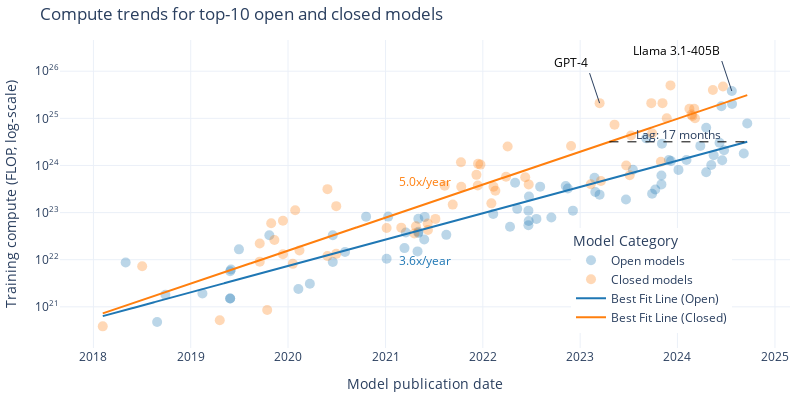

Source (notebook cell):
### Markdown cell above
## Plot predictions

### Code cell
# Graph of the different model fits using plotly

model = 'simple'  # ['simple', 'kinked']
colors = {'open': '#1f77b4', 'closed': '#ff7f0e'}  # Using default plotly colors

# Parameters for the simple model
kink_count = 0
allow_discontinuities = False
same_intercepts = (False,)
same_slopes = (False,)

def plot_model(df, model_type, kink_count=1, allow_discontinuities=False):
    if model_type == 'simple':
        fit_result = fit_n_phase_exponential(df, 0, same_intercepts, same_slopes)
    else:
        fit_result = fit_n_phase_exponential(df, kink_count, allow_discontinuities, same_intercepts, same_slopes)

    df_open = df[df['category'] == 'Open']
    df_closed = df[df['category'] == 'Closed']

    fig = go.Figure()

    # Plot the original data points
    fig.add_trace(go.Scatter(
        x=df_open['date'], y=df_open['log_flop'],
        mode='markers', name='Open models', text=df_open['System'],
        marker=dict(color=colors['open'], opacity=0.3, size=10)
    ))
    fig.add_trace(go.Scatter(
        x=df_closed['date'], y=df_closed['log_flop'],
        mode='markers', name='Closed models', text=df_closed['System'],
        marker=dict(color=colors['closed'], opacity=0.3, size=10)
    ))

    # Plot the fit lines
    date_grid = pd.date_range(start=df['date'].min(), end=df['date'].max(), freq='D')
    log_flop_open = fit_result.predict(pd.Series(date_grid), pd.Series(['Open'] * len(date_grid)))
    log_flop_closed = fit_result.predict(pd.Series(date_grid), pd.Series(['Closed'] * len(date_grid)))
    
    fig.add_trace(go.Scatter(
        x=date_grid, y=log_flop_open,
        mode='lines', name='Best Fit Line (Open)',
        line=dict(color=colors['open'])
    ))
    fig.add_trace(go.Scatter(
        x=date_grid, y=log_flop_closed,
        mode='lines', name='Best Fit Line (Closed)',
        line=dict(color=colors['closed'])
    ))

    # Add slope labels
    points = [df['date'].min()] + fit_result.break_points_dt + [df['date'].max()]
    for i in range(len(points) - 1):
        for category in ['open', 'closed']:
            mid = points[i] + (points[i+1] - points[i]) / 2
            y = fit_result.predict(pd.Series([mid]), pd.Series([category]))[0]
            fig.add_annotation(
                x=mid, y=y + 1.2 * (0.4 if category == 'closed' else -1),
                text=f'{10**fit_result.oom_year_slopes[category][i]:0.1f}x/year',
                showarrow=False,
                font=dict(size=12, color=colors[category])
            )

    # Plot horizontal line segment showing the lead time
    lag_months = calculate_lag(df, fit_result) * 12  # Convert years to months
    end_date = df['date'].max()
    start_date = end_date - pd.DateOffset(days=int(lag_months * 30.4375))  # Approximate months to days conversion
    y_value = fit_result.predict(pd.Series([end_date]), pd.Series(['Open']))[0]
    fig.add_shape(
        type="line",
        x0=start_date, y0=y_value, x1=end_date, y1=y_value,
        line=dict(color="black", width=1, dash="dash")
    )
    fig.add_annotation(
        x=(start_date + (end_date - start_date) * 0.5), y=y_value + 0.15,
        text=f'Lag: {lag_months:.0f} months',
        showarrow=False,
    )

    # Annotate some key models with text
    
    key_models = ['GPT-4'] if (exclude_big_llama or exclude_all_llamas) else ['GPT-4', 'Llama 3.1-405B']
    for model_name in key_models:
        model_row = df_filtered[df_filtered['System'] == model_name]
        fig.add_annotation(
            x=model_row['date'].iloc[0], y=model_row['log_flop'].iloc[0],
            text=model_name,
            showarrow=True,
            font=dict(size=12, color='black'),
            xanchor='right', yanchor='bottom'
        )

    # Update layout
    fig.update_layout(
        template='plotly_white',
        width=800,
        height=400,
        title=f'Compute trends for top-{top_n} open and closed models',
        xaxis_title='Model publication date',
        yaxis_title='Training compute (FLOP, log-scale)',
        legend_title='Model Category',
        legend=dict(
            x=0.7,
            y=0.05
        ),
        margin=dict(l=10, r=10, t=40, b=10),
        xaxis=dict(
            tickformat='%Y',
            dtick='M12',
        ),
        yaxis=dict(
            tickmode='array',
            tickvals=list(range(int(df['log_flop'].min()), int(df['log_flop'].max())+2)),
            ticktext=[f'10<sup>{i}</sup>' for i in range(int(df['log_flop'].min()), int(df['log_flop'].max())+2)]
        )
    )
    footnote = None
    if exclude_all_llamas:
        footnote = '*All Llama models excluded'
    elif exclude_big_llama:
        footnote = '*Llama 3.1 405B excluded'

    if footnote:
        fig.add_annotation(
            showarrow=False,
            text=footnote,
            font=dict(size=10), 
            xref="paper",
            x=0,
            yref="paper",
            y=-0.1,
            xanchor="left",
            yanchor="top",
        )

    fname = f'compute_regression_{model_selection}_frontier={frontier_selection}_top{top_n}_cutoff={cutoff_date}_{model_type}_kinks={kink_count}'
    save_plot(fig, results_dir, fname)

    fig.show()

plot_model(df_filtered, model, kink_count)

### Figure 1 — Plotly figure (JSON) as saved in the notebook; plotly's stock layout.template omitted (floating-point values rounded to 4 significant figures; data arrays with more than 128 entries replaced by an {"elided": "..."} marker saying what was removed)
{"data": [{"marker": {"color": "#1f77b4", "opacity": 0.3, "size": 10}, "mode": "markers", "name": "Open models", "text": ["ResNeXt-101 32x48d", "Big Transformer for Back-Translation", "BigGAN-deep 512x512", "GPT-2 (1.5B)", "MnasNet-A1 + SSDLite", "MnasNet-A3", "Grover-Mega", "XLNet", "RoBERTa Large", "T5-11B", "ALBERT-xxlarge", "ELECTRA", "iGPT-XL", "iGPT-L", "mBART-50", "mT5-XXL", "CLIP (ViT L/14@336px)", "Switch", "ResNet-RS", "GLM-10B", "GPT-J-6B", "ProtT5-XXL", "ProtT5-XXL-BFD", "ProtBERT-BFD", "CogView", "ByT5-XXL", "XLMR-XXL", "GPT-NeoX-20B", "Stable Diffusion (LDM-KL-8-G)", "OPT-175B", "UL2", "OPT-66B", "OPT-30B", "CodeGeeX", "YaLM", "ESM2-15B", "GLM-130B", "CLIP ViT-H/14 - LAION-2B", "BLOOM-176B", "Galactica", "Whisper v2", "LLaMA-65B", "LLaMA-33B", "Falcon-40B", "MPT-30B (base)", "Llama 2-70B", "Falcon-180B", "Qwen-14B", "CodeFuse-13B", "DeepSeek Coder 33B", "Yi-34B", "Grok-1", "Qwen-72B", "XVERSE-65B-2", "DeepSeek LLM 67B", "Qwen1.5 72B", "DBRX", "Llama 3-8B", "Llama 3-70B", "DeepSeek-V2", "Chameleon-34B", "Qwen2-72B", "Nemotron-4 340B", "DeepSeek-Coder-V2 236B", "Gemma 2 27B", "Llama 3.1-405B", "Mistral Large 2", "DeepSeek-V2.5", "Qwen2.5-72B"], "type": "scatter", "x": ["2018-05-02T00:00:00", "2018-08-28T00:00:00", "2018-09-28T00:00:00", "2019-02-14T00:00:00", "2019-05-29T00:00:00", "2019-05-29T00:00:00", "2019-05-29T00:00:00", "2019-06-01T00:00:00", "2019-07-01T00:00:00", "2019-10-23T00:00:00", "2020-02-09T00:00:00", "2020-03-23T00:00:00", "2020-06-17T00:00:00", "2020-06-17T00:00:00", "2020-08-02T00:00:00", "2020-10-20T00:00:00", "2021-01-05T00:00:00", "2021-01-11T00:00:00", "2021-03-13T00:00:00", "2021-03-18T00:00:00", "2021-05-01T00:00:00", "2021-05-04T00:00:00", "2021-05-04T00:00:00", "2021-05-04T00:00:00", "2021-05-26T00:00:00", "2021-05-28T00:00:00", "2021-08-17T00:00:00", "2022-02-09T00:00:00", "2022-04-13T00:00:00", "2022-05-02T00:00:00", "2022-05-10T00:00:00", "2022-06-21T00:00:00", "2022-06-21T00:00:00", "2022-06-22T00:00:00", "2022-06-23T00:00:00", "2022-07-21T00:00:00", "2022-08-04T00:00:00", "2022-09-15T00:00:00", "2022-11-08T00:00:00", "2022-11-16T00:00:00", "2022-12-05T00:00:00", "2023-02-24T00:00:00", "2023-02-27T00:00:00", "2023-03-15T00:00:00", "2023-06-22T00:00:00", "2023-07-18T00:00:00", "2023-09-06T00:00:00", "2023-09-28T00:00:00", "2023-10-10T00:00:00", "2023-11-02T00:00:00", "2023-11-02T00:00:00", "2023-11-04T00:00:00", "2023-11-30T00:00:00", "2023-12-08T00:00:00", "2024-01-05T00:00:00", "2024-02-04T00:00:00", "2024-03-27T00:00:00", "2024-04-18T00:00:00", "2024-04-18T00:00:00", "2024-05-07T00:00:00", "2024-05-16T00:00:00", "2024-06-07T00:00:00", "2024-06-14T00:00:00", "2024-06-17T00:00:00", "2024-06-24T00:00:00", "2024-07-23T00:00:00", "2024-07-24T00:00:00", "2024-09-06T00:00:00", "2024-09-19T00:00:00"], "y": [21.94, 20.68, 21.26, 21.28, 21.18, 21.18, 21.76, 21.79, 22.22, 22.52, 21.38, 21.49, 22.52, 21.95, 22.16, 22.91, 22.02, 22.91, 22.25, 22.58, 22.18, 22.87, 22.57, 22.59, 22.43, 22.91, 22.53, 22.97, 22.7, 23.63, 23.08, 23.04, 22.73, 22.82, 23.34, 22.87, 23.55, 22.89, 23.56, 23.51, 23.04, 23.74, 23.44, 23.38, 23.28, 23.91, 24.58, 23.4, 23.49, 23.6, 23.79, 24.46, 24.11, 24.1, 23.91, 24.11, 24.41, 23.86, 24.8, 24.01, 24.22, 24.48, 25.26, 24.11, 24.32, 25.58, 25.3, 24.25, 24.89]}, {"marker": {"color": "#ff7f0e", "opacity": 0.3, "size": 10}, "mode": "markers", "name": "Closed models", "text": ["AmoebaNet-A (F=448)", "FTW", "BERT-Large-CAS (PTB+WT2+WT103)", "Megatron-LM (8.3B)", "Megatron-BERT", "Rubik's cube ADR robot", "AlphaStar", "Noisy Student (L2)", "OpenAI Five Rerun", "OpenAI Five", "ContextNet + Noisy Student", "Meena", "Turing-NLG", "GPT3-6.7B (rerun of original)", "GPT-3 175B (davinci)", "GShard (600B)", "GShard (dense)", "DALL-E", "Meta Pseudo Labels", "PLUG", "PanGu-α", "ViT-G/14", "CoAtNet", "Codex", "Jurassic-1-Jumbo", "HyperCLOVA 82B", "Megatron-Turing NLG 530B", "Yuan 1.0", "Gopher (280B)", "GLaM", "EXAONE 1.0", "ERNIE 3.0 Titan", "AlphaCode", "LaMDA", "ST-MoE", "Chinchilla", "PaLM (540B)", "BIG-G 137B", "Parti", "GPT-3.5 (text-davinci-003)", "ViT-22B", "GPT-4", "PanGu-Σ", "PaLM 2", "Inflection-1", "xTrimoPGLM -100B", "Claude 2", "GPT-4V", "Amazon Titan", "Mi:dm 200B", "GPT-4 Turbo", "Inflection-2", "Gemini 1.0 Ultra", "Gemini 1.5 Pro", "MegaScale (Production)", "Mistral Large", "Claude 3 Opus", "Inflection-2.5", "GPT-4o", "Claude 3.5 Sonnet"], "type": "scatter", "x": ["2018-02-05T00:00:00", "2018-07-03T00:00:00", "2019-04-20T00:00:00", "2019-09-17T00:00:00", "2019-09-17T00:00:00", "2019-10-15T00:00:00", "2019-10-30T00:00:00", "2019-11-11T00:00:00", "2019-12-13T00:00:00", "2019-12-13T00:00:00", "2020-01-19T00:00:00", "2020-01-28T00:00:00", "2020-02-13T00:00:00", "2020-05-28T00:00:00", "2020-05-28T00:00:00", "2020-06-30T00:00:00", "2020-06-30T00:00:00", "2021-01-05T00:00:00", "2021-03-01T00:00:00", "2021-04-19T00:00:00", "2021-04-25T00:00:00", "2021-06-08T00:00:00", "2021-06-09T00:00:00", "2021-07-07T00:00:00", "2021-08-11T00:00:00", "2021-09-10T00:00:00", "2021-10-11T00:00:00", "2021-10-12T00:00:00", "2021-12-08T00:00:00", "2021-12-13T00:00:00", "2021-12-14T00:00:00", "2021-12-23T00:00:00", "2022-02-02T00:00:00", "2022-02-10T00:00:00", "2022-02-17T00:00:00", "2022-03-29T00:00:00", "2022-04-04T00:00:00", "2022-06-09T00:00:00", "2022-06-22T00:00:00", "2022-11-28T00:00:00", "2023-02-10T00:00:00", "2023-03-15T00:00:00", "2023-03-20T00:00:00", "2023-05-10T00:00:00", "2023-06-23T00:00:00", "2023-07-06T00:00:00", "2023-07-11T00:00:00", "2023-09-25T00:00:00", "2023-09-28T00:00:00", "2023-10-31T00:00:00", "2023-11-06T00:00:00", "2023-11-22T00:00:00", "2023-12-06T00:00:00", "2024-02-15T00:00:00", "2024-02-23T00:00:00", "2024-02-26T00:00:00", "2024-03-04T00:00:00", "2024-03-07T00:00:00", "2024-05-13T00:00:00", "2024-06-20T00:00:00"], "y": [20.59, 21.86, 20.72, 21.96, 22.34, 20.93, 22.77, 22.42, 22.11, 22.83, 21.91, 23.05, 22.2, 22.08, 23.5, 22.12, 23.14, 22.67, 22.68, 22.56, 22.71, 22.77, 22.63, 22.87, 23.57, 23.17, 24.07, 23.55, 23.8, 23.57, 24.03, 24.02, 23.2, 23.55, 23.46, 23.76, 24.4, 23.75, 23.6, 24.41, 23.6, 25.32, 23.67, 24.87, 24.0, 23.79, 24.64, 25.32, 24.68, 24.08, 25.32, 25.0, 25.7, 25.2, 25.08, 25.05, 25.2, 25.0, 25.6, 25.67]}, {"line": {"color": "#1f77b4"}, "mode": "lines", "name": "Best Fit Line (Open)", "type": "scatter", "x": {"elided": "2419 str values"}, "y": {"elided": "2419 float values"}}, {"line": {"color": "#ff7f0e"}, "mode": "lines", "name": "Best Fit Line (Closed)", "type": "scatter", "x": {"elided": "2419 str values"}, "y": {"elided": "2419 float values"}}], "layout": {"annotations": [{"font": {"color": "#1f77b4", "size": 12}, "showarrow": false, "text": "3.6x/year", "x": "2021-05-29T00:00:00", "y": 21.98}, {"font": {"color": "#ff7f0e", "size": 12}, "showarrow": false, "text": "5.0x/year", "x": "2021-05-29T00:00:00", "y": 23.66}, {"showarrow": false, "text": "Lag: 17 months", "x": "2024-01-04T12:00:00", "y": 24.65}, {"font": {"color": "black", "size": 12}, "showarrow": true, "text": "GPT-4", "x": "2023-03-15T00:00:00", "xanchor": "right", "y": 25.32, "yanchor": "bottom"}, {"font": {"color": "black", "size": 12}, "showarrow": true, "text": "Llama 3.1-405B", "x": "2024-07-23T00:00:00", "xanchor": "right", "y": 25.58, "yanchor": "bottom"}], "height": 400, "legend": {"title": {"text": "Model Category"}, "x": 0.7, "y": 0.05}, "margin": {"b": 10, "l": 10, "r": 10, "t": 40}, "shapes": [{"line": {"color": "black", "dash": "dash", "width": 1}, "type": "line", "x0": "2023-04-21T00:00:00", "x1": "2024-09-19T00:00:00", "y0": 24.5, "y1": 24.5}], "title": {"text": "Compute trends for top-10 open and closed models"}, "width": 800, "xaxis": {"dtick": "M12", "tickformat": "%Y", "title": {"text": "Model publication date"}}, "yaxis": {"tickmode": "array", "ticktext": ["10<sup>20</sup>", "10<sup>21</sup>", "10<sup>22</sup>", "10<sup>23</sup>", "10<sup>24</sup>", "10<sup>25</sup>", "10<sup>26</sup>"], "tickvals": [20, 21, 22, 23, 24, 25, 26], "title": {"text": "Training compute (FLOP, log-scale)"}}}}
